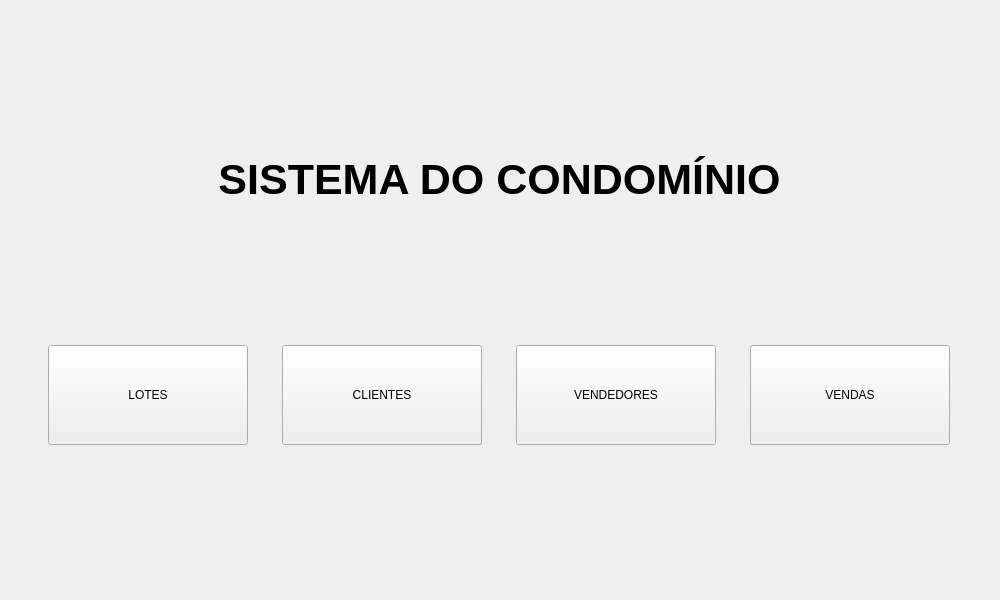
<?xml version="1.0" encoding="UTF-8"?>
<ui version="4.0">
 <class>mainContext</class>
 <widget class="QWidget" name="mainContext">
  <property name="geometry">
   <rect>
    <x>0</x>
    <y>0</y>
    <width>1000</width>
    <height>600</height>
   </rect>
  </property>
  <property name="windowTitle">
   <string>MainWindow</string>
  </property>
  <layout class="QVBoxLayout" name="verticalLayout">
   <item>
    <widget class="QStackedWidget" name="stackedWidget">
     <property name="currentIndex">
      <number>0</number>
     </property>
     <widget class="QWidget" name="page_2">
      <layout class="QVBoxLayout" name="verticalLayout_2">
       <item>
        <layout class="QHBoxLayout" name="horizontalLayout_3">
         <item>
          <widget class="QLabel" name="TITLE">
           <property name="sizePolicy">
            <sizepolicy hsizetype="Fixed" vsizetype="Fixed">
             <horstretch>0</horstretch>
             <verstretch>0</verstretch>
            </sizepolicy>
           </property>
           <property name="font">
            <font>
             <pointsize>32</pointsize>
             <bold>true</bold>
            </font>
           </property>
           <property name="text">
            <string>SISTEMA DO CONDOMÍNIO</string>
           </property>
           <property name="alignment">
            <set>Qt::AlignHCenter|Qt::AlignTop</set>
           </property>
          </widget>
         </item>
        </layout>
       </item>
       <item>
        <layout class="QHBoxLayout" name="horizontalLayout">
         <item>
          <widget class="QPushButton" name="lotes_btn">
           <property name="sizePolicy">
            <sizepolicy hsizetype="Minimum" vsizetype="MinimumExpanding">
             <horstretch>0</horstretch>
             <verstretch>0</verstretch>
            </sizepolicy>
           </property>
           <property name="maximumSize">
            <size>
             <width>200</width>
             <height>100</height>
            </size>
           </property>
           <property name="text">
            <string>LOTES</string>
           </property>
          </widget>
         </item>
         <item>
          <widget class="QPushButton" name="clientes_btn">
           <property name="sizePolicy">
            <sizepolicy hsizetype="Minimum" vsizetype="MinimumExpanding">
             <horstretch>0</horstretch>
             <verstretch>0</verstretch>
            </sizepolicy>
           </property>
           <property name="maximumSize">
            <size>
             <width>200</width>
             <height>100</height>
            </size>
           </property>
           <property name="text">
            <string>CLIENTES</string>
           </property>
          </widget>
         </item>
         <item>
          <widget class="QPushButton" name="vendedores_btn">
           <property name="sizePolicy">
            <sizepolicy hsizetype="Minimum" vsizetype="MinimumExpanding">
             <horstretch>0</horstretch>
             <verstretch>0</verstretch>
            </sizepolicy>
           </property>
           <property name="maximumSize">
            <size>
             <width>200</width>
             <height>100</height>
            </size>
           </property>
           <property name="text">
            <string>VENDEDORES</string>
           </property>
          </widget>
         </item>
         <item>
          <widget class="QPushButton" name="vendas_btn">
           <property name="sizePolicy">
            <sizepolicy hsizetype="Minimum" vsizetype="MinimumExpanding">
             <horstretch>0</horstretch>
             <verstretch>0</verstretch>
            </sizepolicy>
           </property>
           <property name="maximumSize">
            <size>
             <width>200</width>
             <height>100</height>
            </size>
           </property>
           <property name="text">
            <string>VENDAS</string>
           </property>
          </widget>
         </item>
        </layout>
       </item>
      </layout>
     </widget>
    </widget>
   </item>
  </layout>
 </widget>
 <resources/>
 <connections/>
</ui>
